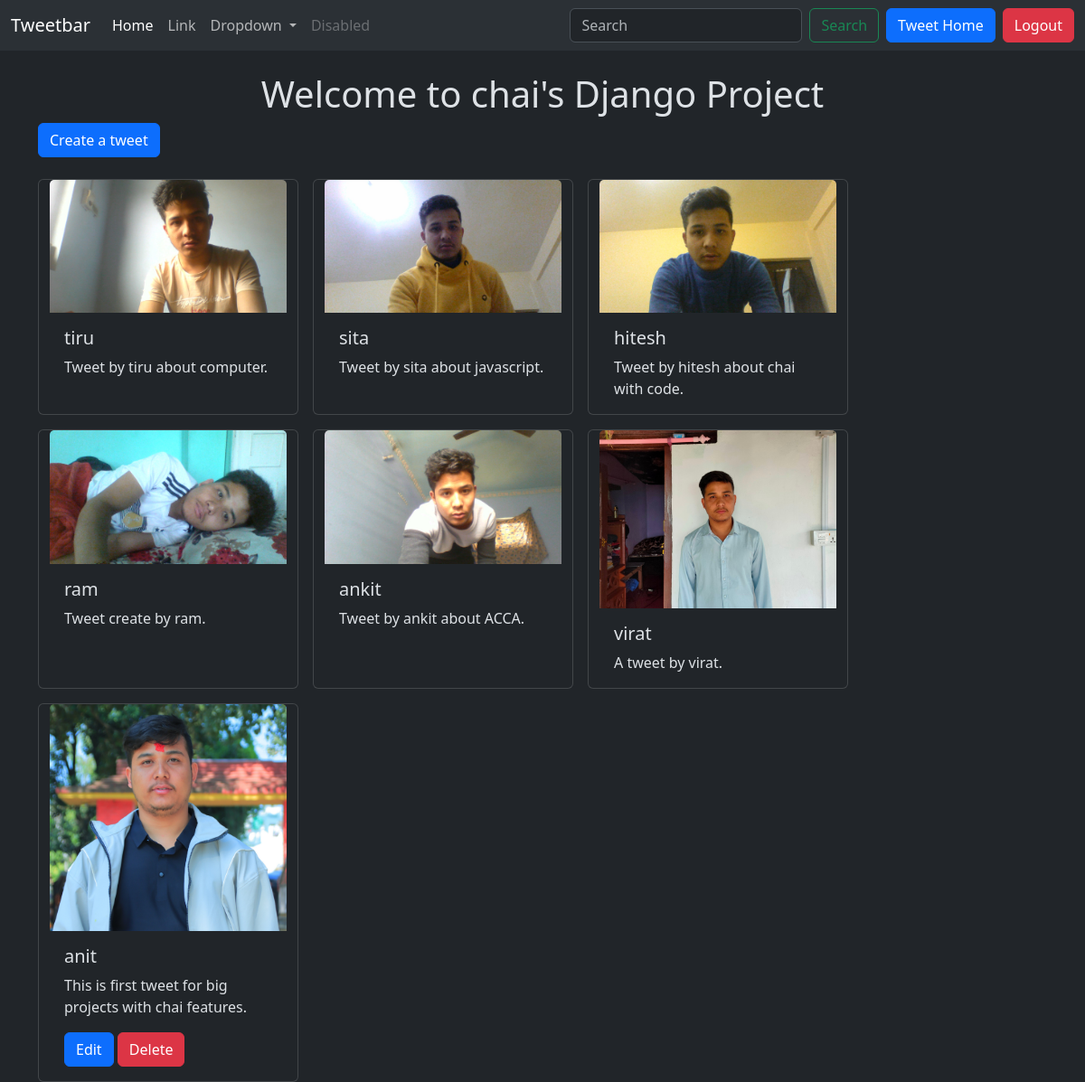
The page /tweet/ (signed in) on the database its author committed.
### tweet/models.py (models this page shows, shortened)
class Tweet(models.Model):
    user = models.ForeignKey(User, on_delete=models.CASCADE)
    text = models.TextField(max_length=240)
    photo = models.ImageField(upload_to='photos/', blank=True, null=True)
    created_at = models.DateTimeField(auto_now_add=True)
    updated_at = models.DateTimeField(auto_now=True)

### tweet/views.py (the view)
# urls.py: path('',views.tweet_list, name='tweet_list' ),
def tweet_list(request):
    tweets = Tweet.objects.all().order_by('-created_at')
    return render(request, 'tweet_list.html', {'tweets':tweets})

### tweet/templates/tweet_list.html (shortened to what this page needs)
{% extends "layout.html" %}
{% block content %}
<h1 class="text-center mt-4">Welcome to chai's Django Project</h1>
<a class ="btn btn-primary mb-4" href="{% url "tweet_create" %}">Create a tweet</a>
<div class="container row gap-3">
    {% for tweet in tweets  %}
    <div class="card" style="width: 18rem;">
        <img src="{{tweet.photo.url}}" class="card-img-top" alt="...">
        <div class="card-body">
          <h5 class="card-title">{{tweet.user.username}}</h5>
          <p class="card-text">{{tweet.text}}.</p>
          {% if tweet.user == user %}
          <a href="{% url 'tweet_edit' tweet.id %}" class="btn btn-primary">Edit</a>
          <a href="{% url 'tweet_delete' tweet.id %}" class="btn btn-danger">Delete</a>
          {% endif %}
        </div>
      </div>
    {% endfor %}
</div>
{% endblock %}

### rows shown on the page
Tweet: photo (picture), user.username "tiru", text "Tweet by tiru about computer"
Tweet: photo (picture), user.username "sita", text "Tweet by sita about javascript"
Tweet: photo (picture), user.username "hitesh", text "Tweet by hitesh about chai with code"
Tweet: photo (picture), user.username "ram", text "Tweet create by ram"
Tweet: photo (picture), user.username "ankit", text "Tweet by ankit about ACCA"
Tweet: photo (picture), user.username "virat", text "A tweet by virat"
Tweet: photo (picture), user.username "anit", text "This is first tweet for big projects with chai features", shows "Edit"
